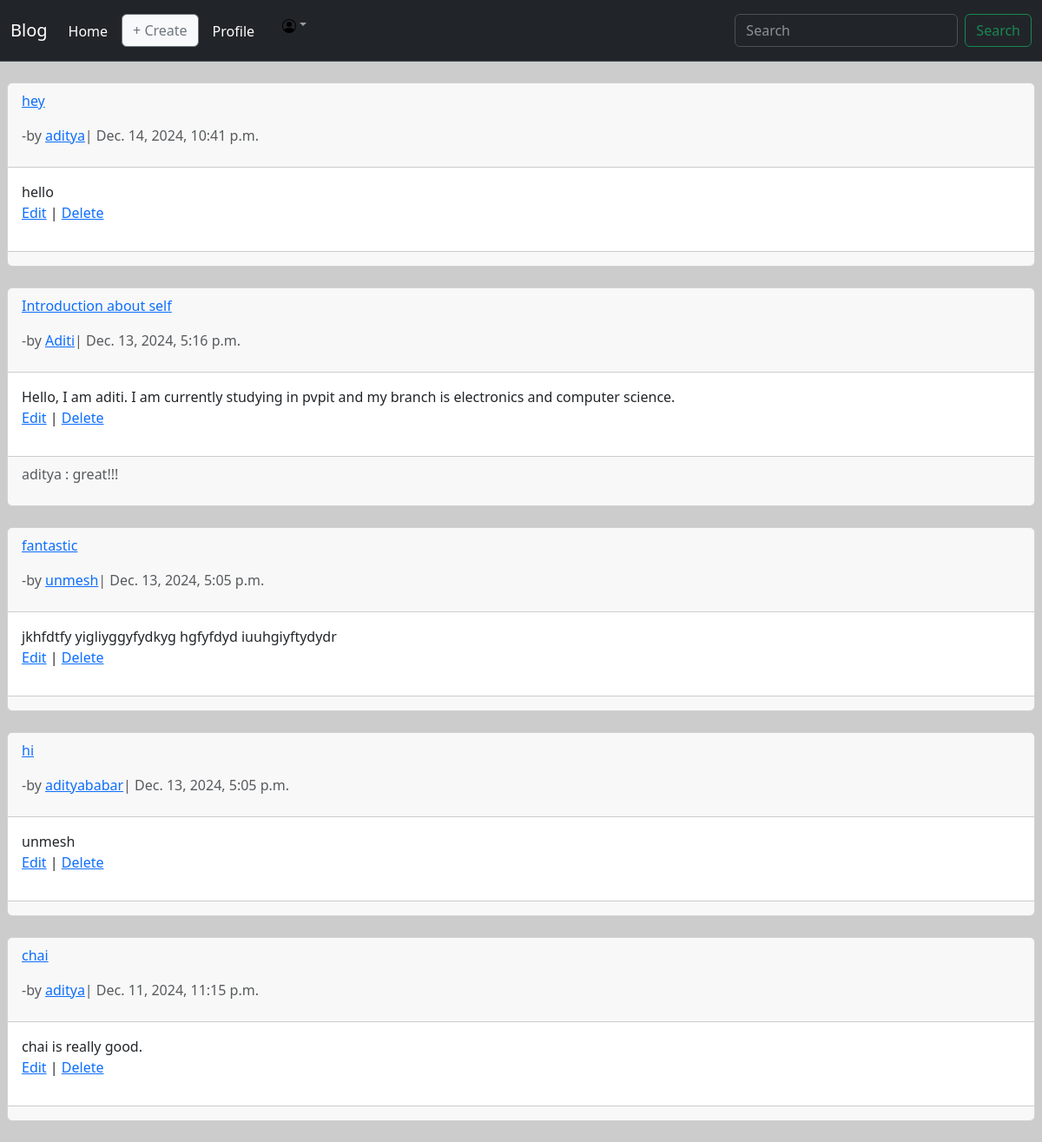
Page /blog/ (signed in) on the committed database.
### blog_app/models.py (models this page shows, shortened)
class Blog(models.Model):
    title = models.CharField(max_length=200)
    author_id = CustomUser.id
    author = models.ForeignKey(
        get_user_model(),
        on_delete = models.CASCADE,
    )
    date = models.DateTimeField(auto_now_add=True)
    body = models.TextField()
    class Meta:
        ordering = ('-date',)

class Comment(models.Model):
    blog = models.ForeignKey(
        Blog,
        on_delete = models.CASCADE,
        related_name = 'comments',
        )
    comment = models.CharField(max_length=140)
    comment_date = models.DateTimeField(auto_now_add=True)
    author = models.ForeignKey(
        get_user_model(),
        on_delete = models.CASCADE,
    )
    class Meta:
        ordering = ["comment_date"]
    def __str__(self):
        return self.comment

### accounts/models.py (models this page shows, shortened)
class CustomUser(AbstractUser):
    id = models.UUIDField(primary_key=True, default=uuid.uuid4, editable=False)
    profile_image = models.CharField(max_length=500, null=True, blank=True)
    username = models.CharField(max_length=20, null=False, unique=True)
    name = models.CharField(max_length=30, null=False, blank=True)
    age = models.PositiveIntegerField(null=True, blank=True)
    bio = models.TextField(max_length=500, null=True, blank=True)
    def __str__(self):
        return self.username

### blog_app/views.py (the view)
# urls.py: path('blog/', BlogListView.as_view(), name='blog_list'),
class BlogListView(LoginRequiredMixin, ListView):
    model = Blog
    template_name = 'blog_list.html'
    login_url = 'login'
    paginate_by = 10  # Enables pagination, displaying 10 blogs per

### templates/blog_list.html (shortened to what this page needs)
{% extends 'index.html' %}
{% block content %}
<div class="pt-4 px-2 bg-opacity-50">
    {% for blog in object_list %}
    <div class="card bg-opacity-50" id="post_list_card">
        <div class='card-header bg-opacity-50'>
            <span class="font-weight-bold">
                <p><a href="{% url 'blog_detail' blog.pk %}">{{ blog.title }}</a></p>
            </span>
            <span class="text-muted">
                {% load tz %}
                {% localtime on %}
                <p>-by <a href="{% url "profile" blog.author.username %}">{{ blog.author }}</a>| {{ blog.date|timezone:"Asia/Kolkata" }}</p>
                {% endlocaltime %}
            </span>
        </div>
        <div class="card-body bg-opacity-50">
            {{ blog.body }}
            <p><a href="{% url 'blog_edit' blog.pk %}">Edit</a> | <a href="{% url 'blog_delete' blog.pk %}">Delete</a>
            </p>
        </div>
        <div class="card-footer  text-muted">
            {% for comment in blog.comments.all|slice:":3" %}
             <p>
                <span class="font-weight-bold">{{ comment.author }} : {{ comment }}</span>
                </p>
                {% endfor %}
        </div>
    </div>
    <br />
    {% endfor %}
</div>
{% endblock content %}

### templates/index.html (style rules this page uses)
body { background: url('https://picsum.photos/900/700?inspiration') no-repeat center center fixed; -webkit-background-size: cover; -moz--background-size: cover; -o--background-size: cover; background-size: cover; }

### rows in the picture
Blog: title "hey", author "aditya", date "Dec. 14, 2024, 10:41 p.m.", body "hello"
Blog: title "Introduction about self", author "Aditi", date "Dec. 13, 2024, 5:16 p.m.", body "Hello, I am aditi. I am currently studying in pvpit and my branch is electronics and computer science."
Comment: author "aditya", comment "great!!!"
Blog: title "fantastic", author "unmesh", date "Dec. 13, 2024, 5:05 p.m.", body "jkhfdtfy yigliyggyfydkyg hgfyfdyd iuuhgiyftydydr"
Blog: title "hi", author "adityababar", date "Dec. 13, 2024, 5:05 p.m.", body "unmesh"
Blog: title "chai", author "aditya", date "Dec. 11, 2024, 11:15 p.m.", body "chai is really good."
